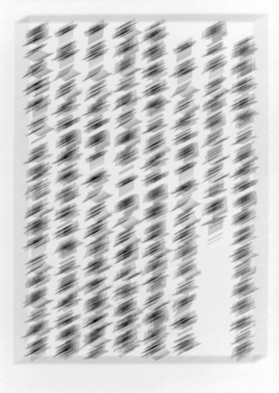
%> input picture section6/character.bmp, 279 x 393 px
$ octave work1.m   (GNU Octave 9; MATLAB toolbox functions it lacks are replaced by stand-ins)
%> lines starting %> are read from the running program, lines starting %| are printed output that depends on the picture
source1 = imread('character.bmp');
%> source1 is the input picture: size 393x279 uint8; min 0, max 255, mean 204.2
figure('name', '图像恢复', 'NumberTitle', 'off', 'toolbar', 'none', 'menubar', 'none');

f = im2double(source1);
PSF = fspecial('motion', 16, 30);
frest1 = deconvwnr(f, PSF, 0.01);
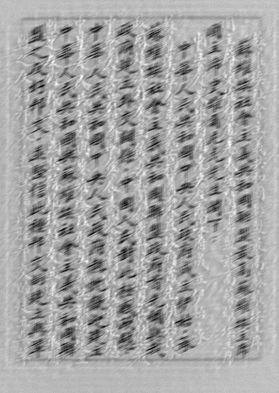
%> frest1: size 393x279 double; min -0.281, max 1.39, mean 0.793; drawn with min black and max white
subplot(1,3,1);imshow(frest1);title('原图');
%> after `imshow(frest1)`:
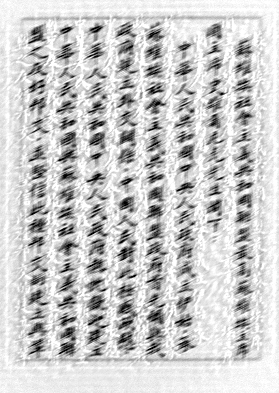
%> displayed picture: size 393x279, on the screen's scale of 0 to 255; min 0, max 255, mean 200.9
img = imadjust(frest1);
subplot(1,3,2);imshow(img);title('退化修正图像');

% [4 lines of commented-out code are left out]
u8_final = uint8(img * 255);
for i = 1:393
    for j = 1:279
        if u8_final(i, j) > 170
            u8_final(i, j) = 255;
        end
    end
end
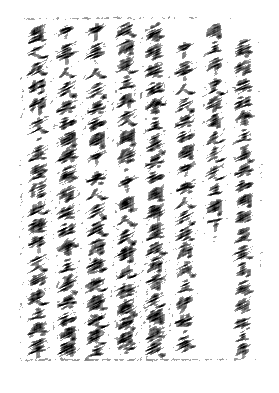
%> u8_final: size 393x279 uint8; min 0, max 255, mean 220.6
% FA=fft2(u8_final);%对图像进行傅里叶变换
% fA=fftshift(FA); %对图像频谱进行移动，是0频率点在中心
% sA=log(abs(fA));%获得傅里叶变换的幅度谱
subplot(1,3,3);imshow(u8_final);title('修正');

$ run again, with section6/clock.jpg saved as section6/character.bmp
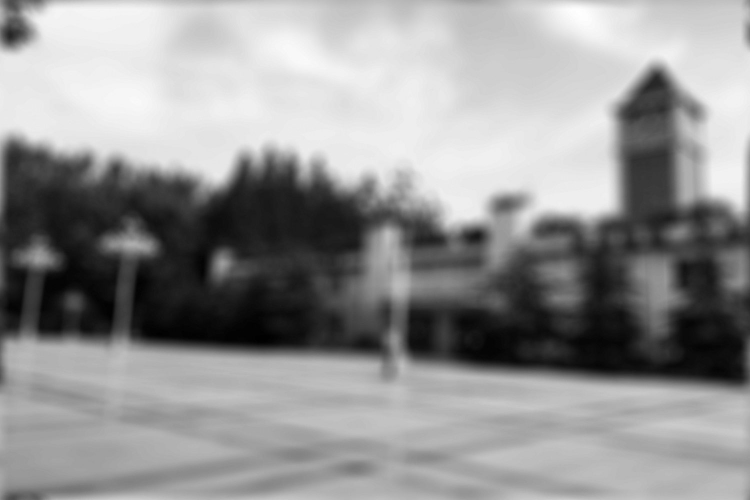
%> input picture section6/clock.jpg, 1500 x 1000 px (shown at 1/2 size)
%> source1 is the input picture: size 1000x1500x3 uint8; min 0, max 255, mean 147
%> after the loop `for i = 1:393`:
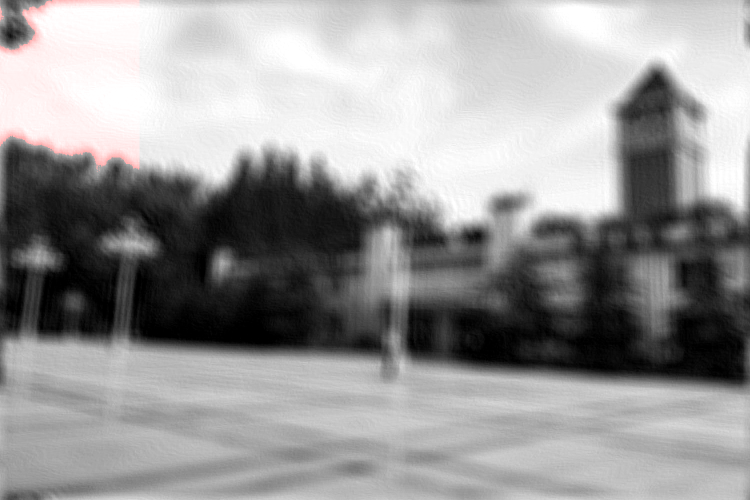
%> u8_final: size 1000x1500x3 uint8 (shown at 1/2 size); mean R, G, B 151.6, 150.9, 150.9
%> `title('修正')`:
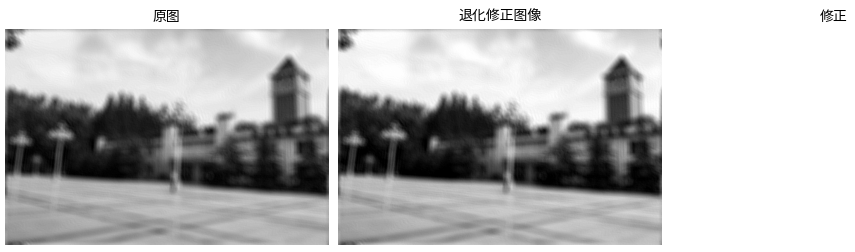
%> figure redrawn from the program's plot data, 3 panels
